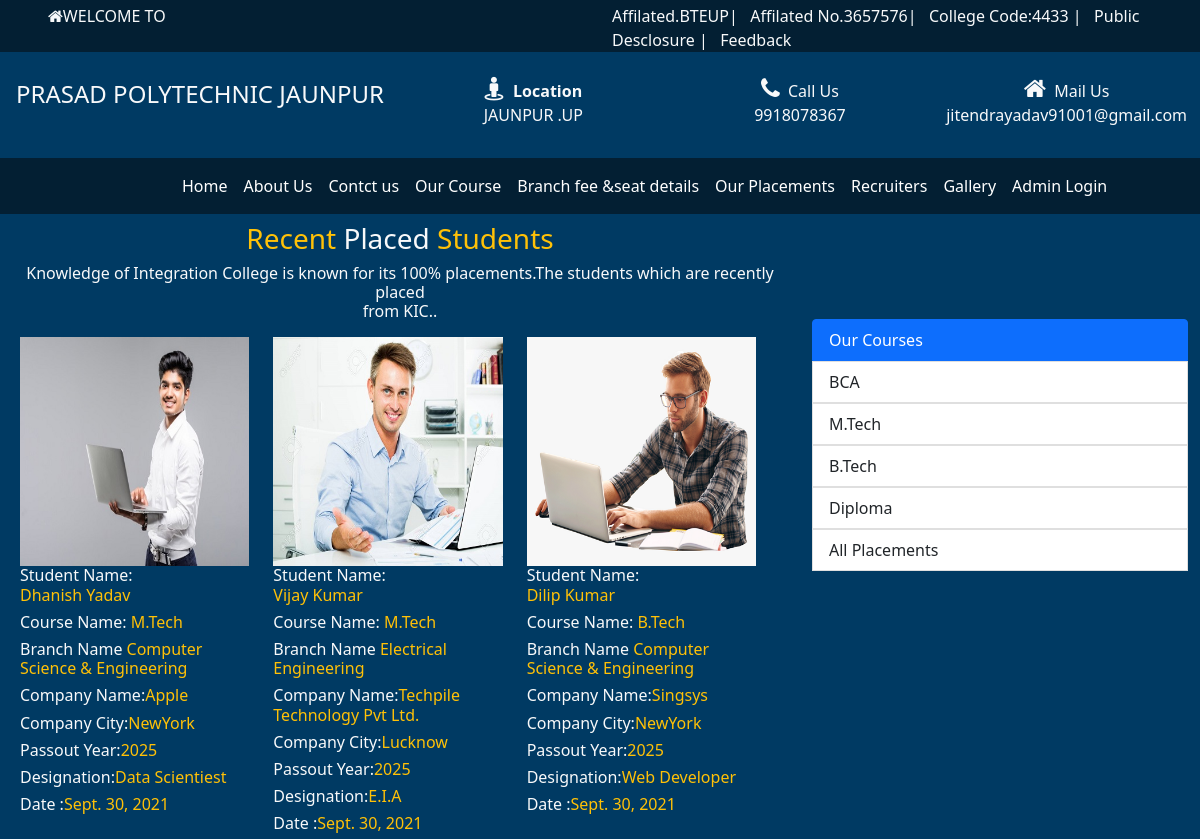
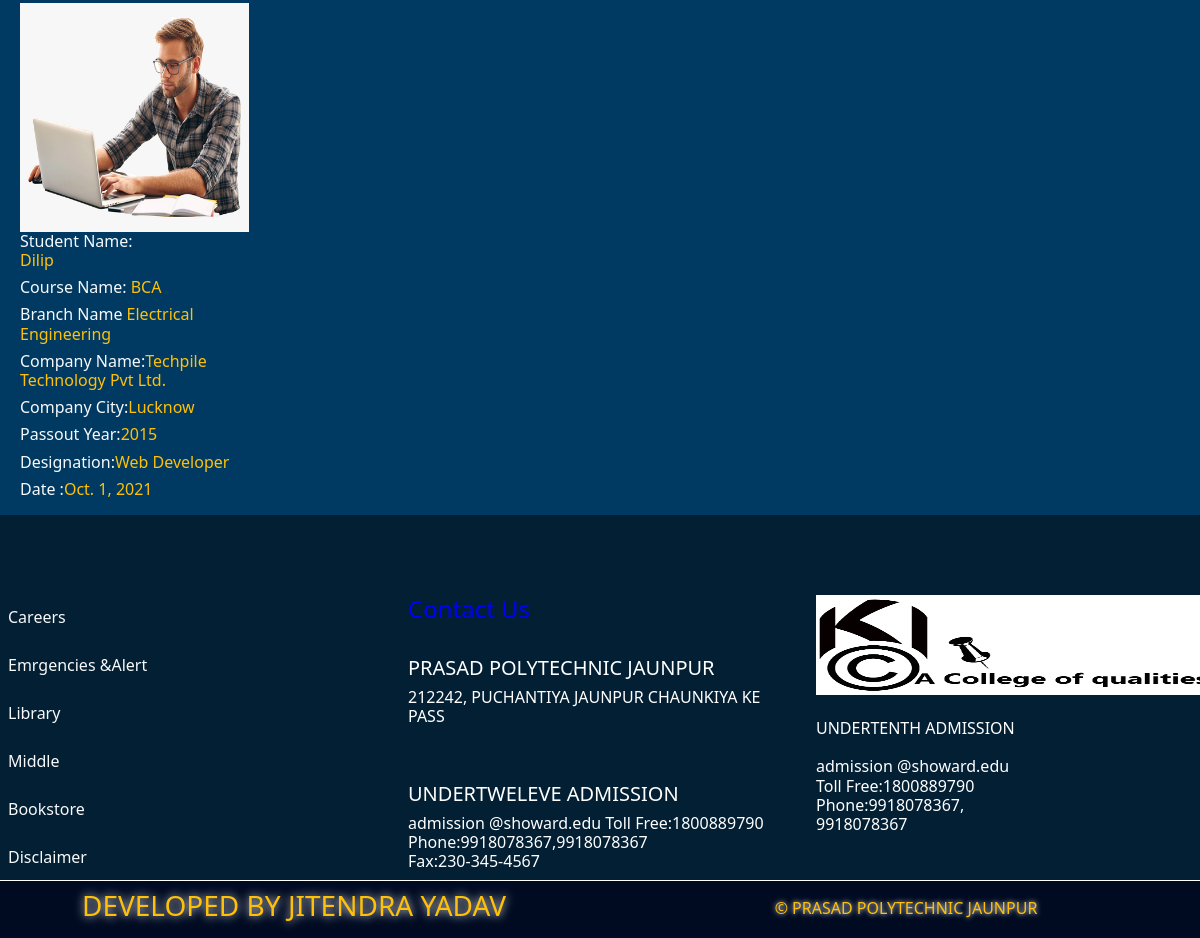
The page /user/placements/ on the database its author committed (2 pictures, top to bottom).
### user/models.py (models this page shows)
class placements(models.Model):
    name=models.CharField(max_length=100)
    pcourse=models.ForeignKey(courses,on_delete=models.CASCADE)
    branch=models.CharField(max_length=80)
    cmpname=models.CharField(max_length=80)
    cmplogo=models.ImageField(upload_to='static/placement/',default="")
    city=models.CharField(max_length=100)
    pyear=models.CharField(max_length=100)
    designation=models.CharField(max_length=100)
    stupic=models.ImageField(upload_to='static/studentpic/',default="")
    pdate=models.DateField()

class courses(models.Model):
    cname=models.CharField(max_length=200)
    cpic=models.ImageField(upload_to='static/coure',default="")
    cdate=models.DateField()
    cadmission = models.CharField(max_length=100)
    cduration = models.CharField(max_length=100)
    chead = models.CharField(max_length=100)
    cseat = models.CharField(max_length=100)
    cdescription = models.CharField(max_length=1000)
    ctotal = models.CharField(max_length=100)
    branch = models.CharField(max_length=100)
    cdate=models.DateField()
    def __str__(self):
        return self.cname

### user/views.py (the view)
# urls.py: path('placements/',views.placement),
def placement(request):
    cdata=courses.objects.all().order_by('-id')
    a=request.GET.get('msg')
    pdata=""
    if a is None:
        pdata=placements.objects.all()
    else:
        pdata=placements.objects.filter(pcourse=a)
    return render(request,'user/placements.html',{"course":cdata,"placement":pdata})

### templates/user/placements.html (shortened to what this page needs)
{%extends 'base.html' %}
{% load static %}
{% block content %}
<div class="row" style="min-height:400px;">
    <div class="col-sm-8">
        <div class="row">
            <h3 class="text-warning text-center pt-2">Recent <span class="text-light">Placed</span> Students</h3>
            <h6 class="text-light text-center">Knowledge of Integration College is known for its 100% placements.The
                students which are recently placed<br>
                from KIC..
            </h6>
        </div>
        <div class="col-sm-4 " style="min-height:200px;width:100%;">
            <div class="row p-2" style="min-height:200px;width:100%;">
           {% if placement %}
                {% for x in placement %}
                <div class="col-sm-4">
                    <img src="/{{x.stupic}}" class="d-block w-100" alt=""/>
                    <h6 class="text-light">Student Name:<span class="text-warning"><br>
                            {{x.name}}</span></h6>
                    <h6 class="text-light">Course Name:<span class="text-warning">
                           {{x.pcourse}} </span></h6>
                    <h6 class="text-light">Branch Name<span class="text-warning">
                            {{x.branch}}</span></h6>
                    <h6 class="text-light">Company Name:<span class="text-warning">{{x.cmpname}}</span></h6>
                    <h6 class="text-light">Company City:<span class="text-warning">{{x.city}}</span></h6>
                    <h6 class="text-light">Passout Year:<span class="text-warning">{{x.pyear}}</span></h6>
                    <h6 class="text-light">Designation:<span class="text-warning">{{x.designation}}</span></h6>
                    <h6 class="text-light">Date :<span class="text-warning">{{x.pdate}}</span></h6>
                </div>
                {% endfor %}
                {% endif %}
            </div>
        </div>
    </div>
    <div class="col-sm-4" style="min-height:200px; background:#003a63; padding-top:105px;">
        <ul class="list-group">
            <li class="list-group-item active" aria-current="true">Our Courses</li>
  {% if course %}
            {% for x in course %}
            <a href="/user/placements?msg={{x.id}}" style="text-decoration:none;"><li class="list-group-item">{{x.cname}}</li></a>
            {% endfor %}
            {% endif%}
             <a href="/user/placements/" style="text-decoration:none;"><li class="list-group-item">All Placements</li></a>
        </ul>
    </div>
</div>
</div>
{% endblock %}

### templates/base.html (shortened to what this page needs)
<!DOCTYPE html>
{% load static %}
<html lang="en">
<head>
    <link href="{% static 'css/bootstrap.css' %}" rel="stylesheet"/>
    <link href="{% static 'css/font-awesome.css' %}" rel="stylesheet"/>
</head>
<body>
<div class="container-fluid outer" style="background:#003a63;">
    <div class="row t" style="background:#031f33;">
        <div class="col-sm-6 text-light pt-1 ps-5"><span class="fa fa-home"></span>WELCOME TO </div>
        <div class="col-sm-6 text-light pt-1">Affilated.BTEUP| &nbsp Affilated No.3657576| &nbsp College Code:4433 | &nbsp Public Desclosure | &nbsp Feedback</div>
    </div>
    <div class="row header1 py-2">
        <div class="col-sm-4 text-light text-center fs-4 pt-3">PRASAD POLYTECHNIC JAUNPUR</div>
        <div class="col-sm-8">
            <div class="row" style="min-height:90px;">
                <div class="col-sm-4 text-light text-center pt-3"><spna class="fa fa-street-view  fs-4 me-2"></spna><b>Location</b> <br> JAUNPUR .UP</div>
                <div class="col-sm-4 text-light text-center pt-3"><span class="fa fa-phone fs-4 me-2"></span>Call Us<br>9918078367</div>
                <div class="col-sm-4 text-light text-center pt-3"><span class="fa fa-home fs-4 me-2"></span>Mail Us<br>jitendrayadav91001@gmail.com</div>          </div>
        </div>
    </div>
    <div class="row  menu" style="background:#031f33;">
        <div class="col-sm-12" style="padding-left:150px;">
           <nav class="navbar navbar-expand-lg navbar-light " id="menu">
  <div class="container-fluid">
    <div class="collapse navbar-collapse" id="navbarNavDropdown">
      <ul class="navbar-nav">
        <li class="nav-item">
          <a class="nav-link active" aria-current="page" href="/user/home/">Home</a>
       </li>
        <li class="nav-item">
          <a class="nav-link" href="/user/about/">About Us</a>
        </li>
           <li class="nav-item">
          <a class="nav-link" href="/user/contactus/"></i>Contct us</a>
                      </li>
          <li class="nav-item">
          <a class="nav-link" href="/user/ourcourses/"></i>Our Course</a>
        </li>
          <li class="nav-item">
          <a class="nav-link" href="/user/course/">Branch fee &seat details</a>
        </li>
          <li class="nav-item">
          <a class="nav-link" href="/user/placements/">Our Placements</a>
        </li>
                <li class="nav-item">
          <a class="nav-link" href="/user/recruiters/"></i>Recruiters</a>
        </li>
                 <li class="nav-item">
          <a class="nav-link" href="/user/gallery/"></i>Gallery</a>
        </li>
            <li class="nav-item">
          <a class="nav-link" href="/admin/"></i>Admin Login</a>
        </li>
      </ul>
    </div>
  </div>
</nav>
        </div>
    </div>
           {% block content %}
           {% endblock %}
        <div class="row footer" style="background:#031f33">
            <div class="col-sm-4 footer" style="padding-top:90px; padding-left:20px;">
                <a class="text-light" href="#" style="text-decoration:none">Careers</a><br>
                <br>
                <a class="text-light" href="#" style="text-decoration:none">Emrgencies &Alert</a><br>
                <br>
                <a class="text-light" href="#" style="text-decoration:none">Library</a><br>
                <br>
                <a class="text-light" href="#" style="text-decoration:none">Middle</a><br>
                <br>
                <a class="text-light" href="#" style="text-decoration:none">Bookstore</a><br>
                <br>
                <a class="text-light" href="#" style="text-decoration:none">Disclaimer</a><br>
            </div>
            <div class="col-sm-4 footer" style="background:#031f33">
                <h4 style="color:blue;padding-top:80px;">Contact Us</h4>
                <br>
                <h5 style="color:white">PRASAD POLYTECHNIC JAUNPUR</h5>
                <h6 style="color:white">212242, PUCHANTIYA JAUNPUR
                  CHAUNKIYA KE PASS
                <br>
                </h6>
                    <br>
                    <br>
                <h5 style="color:white">UNDERTWELEVE ADMISSION</h5>
                <h6 style="color:white">admission @showard.edu
                Toll Free:1800889790
                    <br>
                    Phone:9918078367,9918078367
                    <br>
                    Fax:230-345-4567
                </h6>
            </div>
            <div class="col-sm-4 footer" style="padding-top:80px; background:#031f33;">
                <img src="{% static 'image/cool.jpg' %}" style="height:100px; width:400px;"/>
            <br>
            <br>
<h6 style="color:white">UNDERTENTH ADMISSION<br>
    <br>
admission @showard.edu
    <br>
    Toll Free:1800889790
    <br>
Phone:9918078367,
    <br>9918078367</h6>
            </div>
        </div>
        <div class="row bfooter text-center py-2 text-light" style="background:#000b22">
            <div class="col-sm-6 text-warning">
            <h3 style="text-shadow:0px 0px 10px white;">DEVELOPED BY JITENDRA YADAV</h3>
        </div>
            <div class="col-sm-6 text-warning">
                <h6 style="padding-top:10px; text-shadow:0px 0px 5px white;"> &copy PRASAD POLYTECHNIC JAUNPUR</h6>
            </div>
        </div>
</body>
</html>

### templates/base.html (style rules this page uses)
.t { min-height:35px; color:white; }
.header1 { min-height:90px; }
.menu { background:black; min-height:45px; color:white; }
#menu ul li a { color:white; }
.bfooter { min-height:40px; margin-top:1px; background:#5c9748; }

### rows shown on the page
placements: stupic (picture), name "Dhanish Yadav", pcourse "M.Tech", branch "Computer Science & Engineering", cmpname "Apple", city "NewYork", pyear "2025", designation "Data Scientiest", pdate "Sept. 30, 2021"
placements: stupic (picture), name "Vijay Kumar", pcourse "M.Tech", branch "Electrical Engineering", cmpname "Techpile Technology Pvt Ltd.", city "Lucknow", pyear "2025", designation "E.I.A", pdate "Sept. 30, 2021"
placements: stupic (picture), name "Dilip Kumar", pcourse "B.Tech", branch "Computer Science & Engineering", cmpname "Singsys", city "NewYork", pyear "2025", designation "Web Developer", pdate "Sept. 30, 2021"
placements: stupic (picture), name "Dilip", pcourse "BCA", branch "Electrical Engineering", cmpname "Techpile Technology Pvt Ltd.", city "Lucknow", pyear "2015", designation "Web Developer", pdate "Oct. 1, 2021"
courses: cname "BCA"
courses: cname "M.Tech"
courses: cname "B.Tech"
courses: cname "Diploma"
